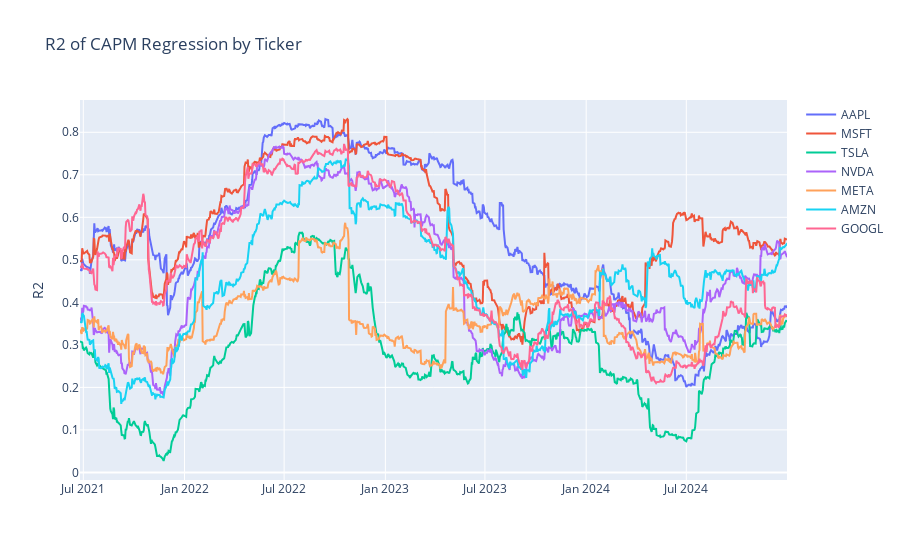

Source (notebook cell):
### Code cell
fig = go.Figure()

for ticker in rolling_df['Asset'].unique():
    
    _df = rolling_df.loc[rolling_df['Asset'] == ticker,:]
    _df = _df.sort_index()
    fig.add_trace(
        go.Scatter(
            x = _df.index,
            y = _df['R2'],
            name = ticker
        )
    )

fig.update_layout(title = 'R2 of CAPM Regression by Ticker')
fig.update_yaxes(title = 'R2')
fig.show()

### Figure 1 — Plotly figure (JSON) as saved in the notebook; plotly's stock layout.template omitted (floating-point values rounded to 4 significant figures; data arrays with more than 128 entries replaced by an {"elided": "..."} marker saying what was removed)
{"data": [{"name": "AAPL", "type": "scatter", "x": {"elided": "885 str values"}, "y": {"elided": "885 float values"}}, {"name": "MSFT", "type": "scatter", "x": {"elided": "885 str values"}, "y": {"elided": "885 float values"}}, {"name": "TSLA", "type": "scatter", "x": {"elided": "885 str values"}, "y": {"elided": "885 float values"}}, {"name": "NVDA", "type": "scatter", "x": {"elided": "885 str values"}, "y": {"elided": "885 float values"}}, {"name": "META", "type": "scatter", "x": {"elided": "885 str values"}, "y": {"elided": "885 float values"}}, {"name": "AMZN", "type": "scatter", "x": {"elided": "885 str values"}, "y": {"elided": "885 float values"}}, {"name": "GOOGL", "type": "scatter", "x": {"elided": "885 str values"}, "y": {"elided": "885 float values"}}], "layout": {"title": {"text": "R2 of CAPM Regression by Ticker"}, "yaxis": {"title": {"text": "R2"}}}}
